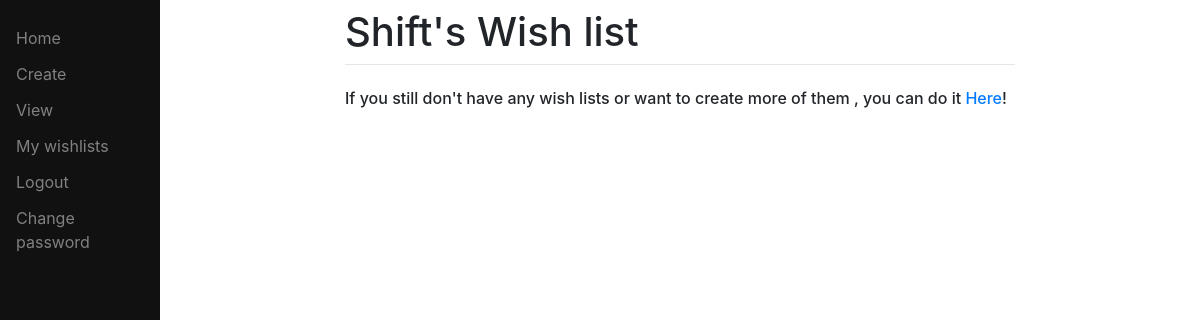
Before: /mywishlists/ (signed in) with the older database file.
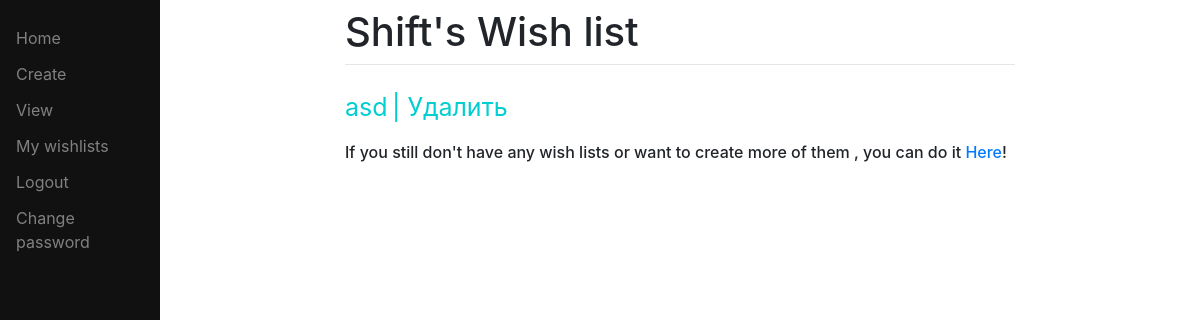
After: the same page with the newer database file.
### main/models.py (models this page shows, shortened)
class ToDoList(models.Model):
    user = models.ForeignKey(User,on_delete=models.CASCADE,related_name="todolist",null=True)
    name = models.CharField(max_length=200,default="defualt")

### main/views.py (the view)
# urls.py: path("mywishlists/",views.my_wish_list,name="mywishlists"),
def my_wish_list(response):
    all = ToDoList.objects.all()
    return render(response,"main/mywishlists.html",{"all":all})

### main/templates/main/mywishlists.html (shortened to what this page needs)
{%extends 'main/base.html'%}
{%block content%}
{%for one in all%}
{% if one.user == request.user %}
<div>
    <ul>
        <a href="/{{one.id}}" class="link">{{one.name}}</a>
            <a href="/deleteobject/{{one.id}}", onclick="return confirm('Вы уверены?')", class="Delete-link" > | Удалить</a>
    </ul>
</div>
{% endif %}
{%endfor%}
<h6>If you still don't have any wish lists or want to create more of them , you can do it <a href="/create">Here</a>!</h6>
{%endblock%}

Changed rows visible on the page:
added ToDoList: name "asd"
